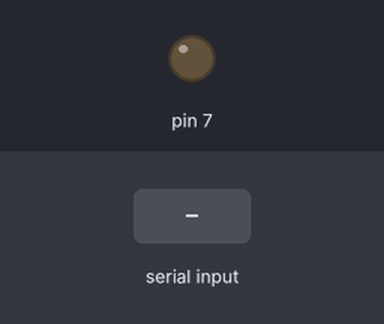
A sketch run on a simulated Arduino Uno, built with avr-gcc and run on an emulated ATmega328P. On the bench: output pins drawn as LEDs (lit = HIGH). Inputs (shaded band) come from the test bench. What the sketch prints to the serial monitor is not drawn.

Above: at 1.2 s.
1.3 s: "a" received over Serial
At 2.5 s:
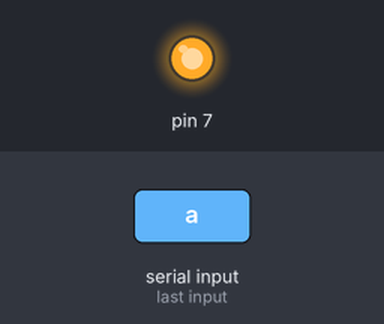
2.8 s: "b" received over Serial
At 3.6 s:
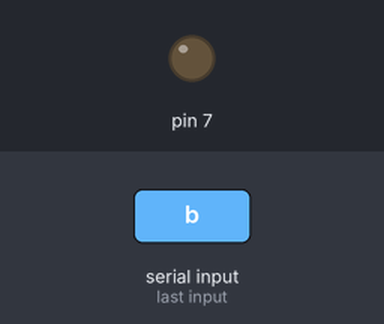
Timing chart, 0 to 5.8 s (numbered marks = the images above; inputs shaded):
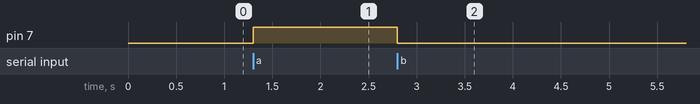

Measured:
- after the input at 1.3 s, pin 7: LOW → HIGH at once
- after the input at 2.8 s, pin 7: HIGH → LOW at once

The sketch:

serialtest01.ino
```cpp
char cmd;

void setup() {

  // 시리얼 통신 시작 (boadrate: 9600)
  Serial.begin(9600);
  pinMode(7,OUTPUT);
}

void loop() {

  // 컴퓨터로부터 시리얼 통신이 전송되면, 한줄씩 읽어와서 cmd 변수에 입력
  if(Serial.available()){
    cmd = Serial.read();

    if(cmd=='a'){
      Serial.println("a 입력 받음 ㅋㅋ");
      digitalWrite(7,HIGH);
      delay(100);
    }
    else if(cmd=='b'){
      Serial.println("b 입력 받음 ㅋㅋ");
      digitalWrite(7,LOW);
      delay(100);
    }
  }
}
```
